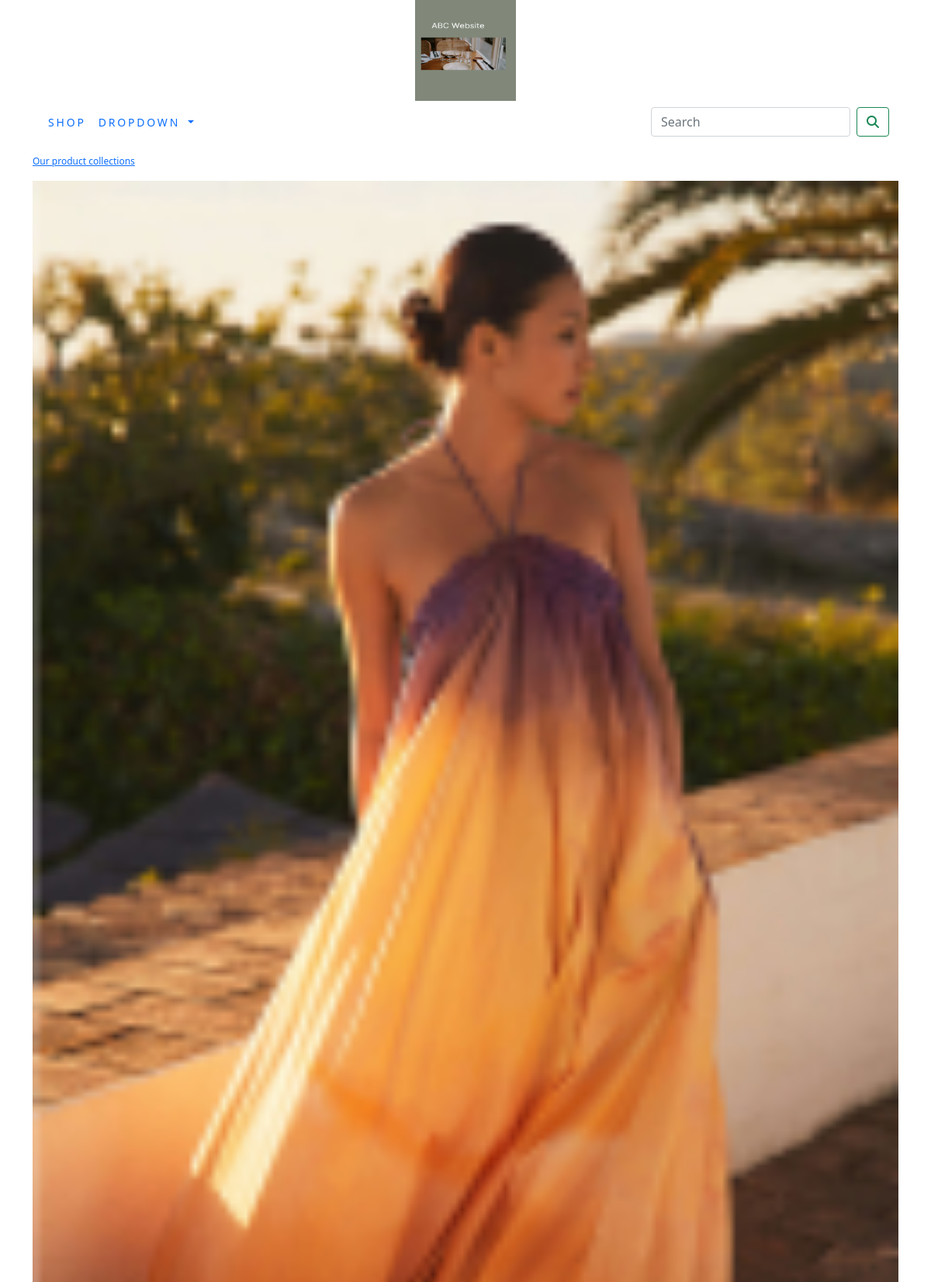
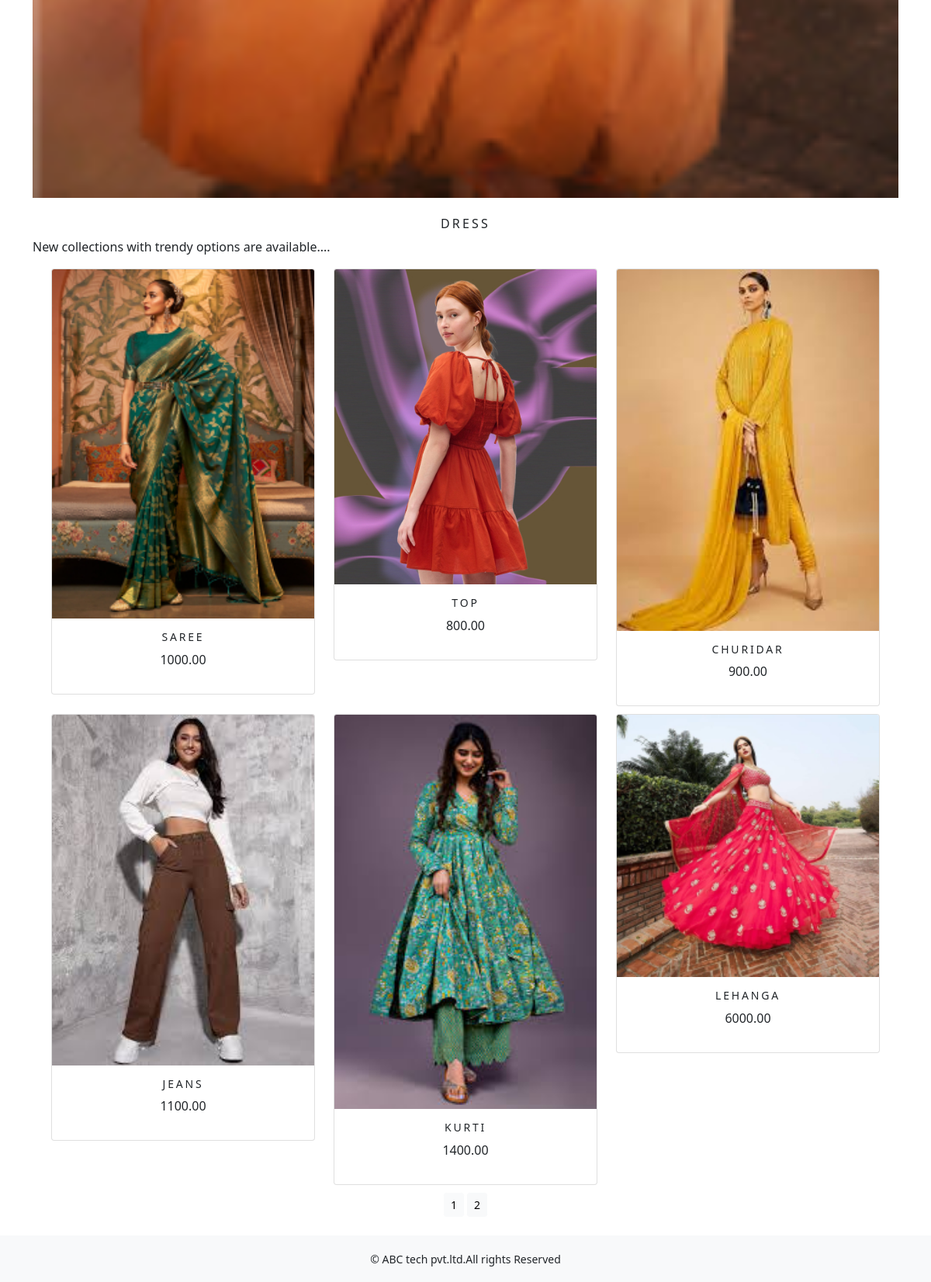
/shop/dress/, run on the app's committed database (2 pictures, top to bottom).
### shop/models.py (models this page shows, shortened)
class Category(models.Model):
    name = models.CharField(max_length=250,unique=True)
    slug = models.SlugField(max_length=250,unique=True)
    description = models.TextField(blank=True)
    image = models.ImageField(upload_to='category',blank=True)
    def get_url(self):
        return reverse('shop:products_by_category', args=[self.slug])
    class Meta:
        ordering = ('name',)
        verbose_name = 'category'
        verbose_name_plural = 'categories'

class Product(models.Model):
    name = models.CharField(max_length=250, unique=True)
    slug = models.SlugField(max_length=250, unique=True)
    description = models.TextField(blank=True)
    price=models.DecimalField(max_digits=10,decimal_places=2)
    category=models.ForeignKey(Category, on_delete=models.CASCADE)
    image=models.ImageField(upload_to='product',blank=True)
    stock=models.IntegerField()
    available=models.BooleanField(default=True)
    created=models.DateTimeField(auto_now_add=True)
    updated=models.DateTimeField(auto_now=True)
    def get_url(self):
        return reverse('shop:prodCatdetail', args=[self.category.slug,self.slug])
    class Meta:
        ordering = ('name',)
        verbose_name = 'product'
        verbose_name_plural = 'products'

### shop/views.py (the view)
# urls.py: path('', views.allProdCat, name='allProdCat'),
def allProdCat(request,c_slug=None):
    c_page = None
    products_list = None
    if c_slug != None:
        c_page = get_object_or_404(Category, slug=c_slug)
        products_list = Product.objects.all().filter(category=c_page, available=True)
    else:
        products_list = Product.objects.all().filter(available=True)
    paginator = Paginator(products_list, 6)
    try:
        page = int(request.GET.get('page', '1'))
    except:
        page = 1
    try:
        products = paginator.page(page)
    except(EmptyPage,InvalidPage):
        products = paginator.page(paginator.num_pages)
    return render(request,'category.html',{'category':c_page,'products':products})

### cart/context_processors.py (called while the page is built)
def counter(request):
    item_count =0
    if 'admin' in request.path:
        return{}
    else:
        try:
            cart = Cart.objects.filter(cart_id=_cart_id(request))
            cart_items = CartItem.objects.all().filter(cart=cart[:1])
            for cart_item in cart_items:
                item_count += cart_item.quantity
        except Cart.DoesNotExist:
            item_count =0
    return dict(item_count=item_count)

### cart/views.py (called while the page is built)
def _cart_id(request):
    cart = request.session.session_key
    if not cart:
        cart = request.session.create()
    return cart

### shop/context_processors.py (called while the page is built)
def menu_links(request):
    links=Category.objects.all()
    return dict(links=links)

### template/category.html (shortened to what this page needs)
{% extends 'base.html' %}
{% load static %}
{% block content %}
{% if category %}
<div>
    <div class="row my_row_class">
        <div class="mx-auto">
        <p><a href="{% url 'shop:allProdCat' %}">Our product collections</a></p>
        </div>
    </div>
</div>
{% endif %}
<div class="mx-auto">
    {% if category %}
    <img class="my_image" src="{{category.image.url}}" alt="{{category.name}}">
</div>
<br>
<div>
    <h1 class="text-center my_title">{{category.name}}</h1>
    <p class="text-justify">{{category.description}}</p>
</div>
{% endif %}
<div class="container">
    <div class="row mx-auto">
    {% for product in products.object_list %}
    <div class="my_bottom_margin col-9 cd-sm-12 col-md-4 xol-lg-4">
        <div class="card text-center" style="min-width:18rem;">
            <a href="{{product.get_url}}"><img class="card-img-top my-image" src="{{product.image.url}}" alt="{{product.name}}"></a>
            <div class="card-body">
                <h4>{{product.name}}</h4>
                <p>{{product.price}}</p>
            </div>
        </div>
    </div>
    {% endfor %}
    </div>
    <div class="mx-auto">
        {% if products.paginator.num_pages > 1 %}
        <div class="text-center">
            {% for pg in products.paginator.page_range %}
            <a href="?page={{pg}}" class="btn btn-light btn-sm {% if products.number == pg %}active{% endif %}">{{pg}}</a>
            {% endfor %}
        </div>
    {% endif %}
    </div>
    <br>
</div>
{% endblock %}

### static/css/custom.css (style rules this page uses)
body { font-family: 'Oswald', sans-serif; }
.my_row_class { padding-top:15px; }
.my_row_class .mx-auto { color:#000; font-size:12px; }
.my_image { width:100%; height:auto; }
.my_title { font-size:16px; text-transform:uppercase; letter-spacing:.2em; }
.my_bottom_margin { margin-bottom:10px; }
.card-body h4 { font-size:14px; text-transform:uppercase; letter-spacing:.2em }

### data on the page
Category: image (picture), name "DRESS", description "New collections with trendy options are available...."
Product: image (picture), name "SAREE", price "1000.00"
Product: image (picture), name "TOP", price "800.00"
Product: image (picture), name "CHURIDAR", price "900.00"
Product: image (picture), name "JEANS", price "1100.00"
Product: image (picture), name "KURTI", price "1400.00"
Product: image (picture), name "LEHANGA", price "6000.00"

### other printed values
{{ pg }} "1" "2"
